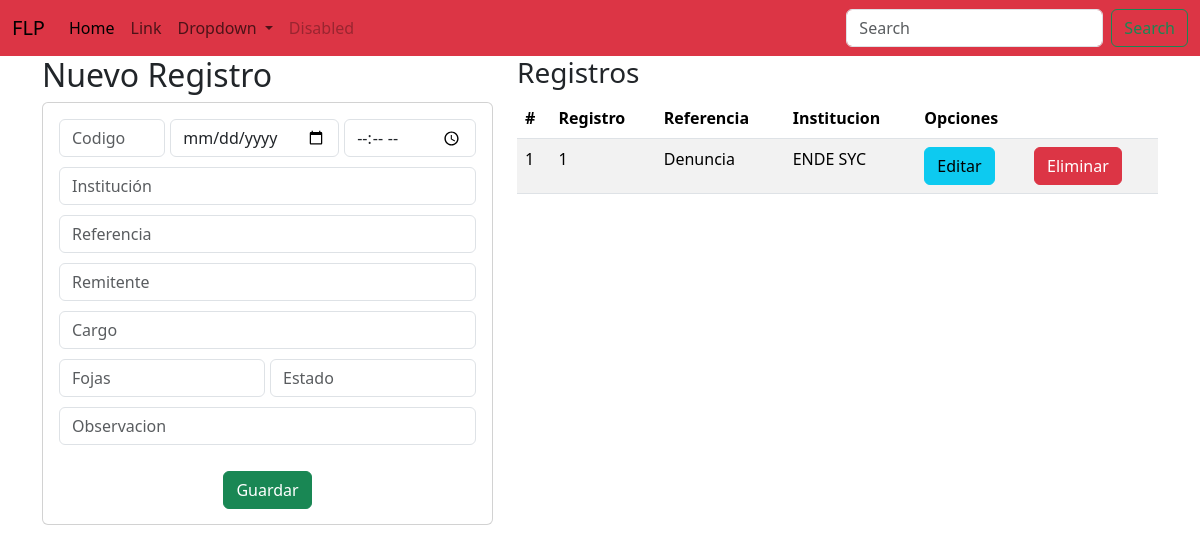
The app's page /, older data.
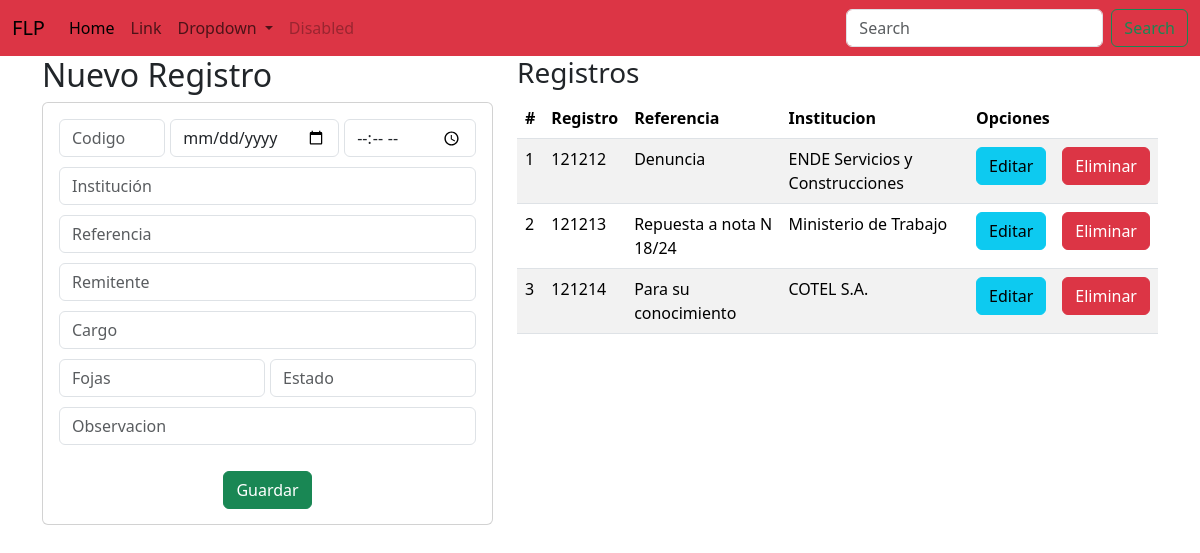
The same page, newer data.
### Aplicaciones/Correspondencia/models.py (models this page shows, shortened)
class Documentos(models.Model):
    codigo = models.CharField(primary_key=True, max_length=5)
    fecha=models.DateField()
    hora = models.TimeField()
    referencia=models.CharField(max_length=255)
    institucion=models.CharField(max_length=100)
    remitente=models.CharField(max_length=30)
    cargoRemitente=models.CharField(max_length=30)
    observacion=models.CharField(max_length=255)
    fojas=models.IntegerField()
    estado=models.CharField(max_length=20)

### Aplicaciones/Correspondencia/views.py (the view)
# urls.py: path('', views.home),
def home(request):
    documentosListados = Documentos.objects.all()
    return render(request, "gestionRecibidos.html", {"documentos":documentosListados})

### Aplicaciones/Correspondencia/templates/gestionRecibidos.html (shortened to what this page needs)
{% extends "./base.html" %}
{% block body %}
<div class="row">
    <div class="col-sm-12 col-md-5 col-lg-5 col-xl-5">
        <h2>Nuevo Registro</h2>
        <div class="card">
            <form action="/registroRecibido/" method="POST">
                <div class="card-body">
                    <div class="form-group" style="margin-bottom: 10px; display: flex; gap: 5px;">
                        <input type="text" id="txtCodigo" name="txtCodigo" class="form-control" placeholder="Codigo"
                            minlength="6" maxlength="6" required>
                        <input type="date" id="fecha" name="fecha" class="form-control" required>
                        <input type="time" id="hora" name="hora" class="form-control" required>
                    </div>
                    <div class="form-group" style="margin-bottom: 10px; display: flex; gap: 5px;">
                        <input type="text" id="institucion" name="institucion" class="form-control"
                            placeholder="Institución" minlength="10" maxlength="50" required>
                    </div>
                    <div class="form-group" style="margin-bottom: 10px;">
                        <input type="text" id="referencia" name="referencia" class="form-control"
                            placeholder="Referencia" minlength="10" maxlength="50" required>
                    </div>
                    <div class="form-group" style="margin-bottom: 10px;">
                        <input type="text" id="remitente" name="remitente" class="form-control" placeholder="Remitente"
                            minlength="10" maxlength="50" required>
                    </div>
                    <div class="form-group" style="margin-bottom: 10px;">
                        <input type="text" id="cargoRemitente" name="cargoRemitente" class="form-control"
                            placeholder="Cargo" minlength="10" maxlength="50" required>
                    </div>
                    <div class="form-group" style="margin-bottom: 10px; display: flex; gap: 5px;">
                        <input type="number" id="fojas" name="fojas" class="form-control" placeholder="Fojas" required>
                        <input type="text" id="estado" name="estado" class="form-control" placeholder="Estado"
                            minlength="10" maxlength="50" required>
                    </div>
                    <div class="form-group" style="margin-bottom: 10px;">
                        <input type="text" id="observacion" name="observacion" class="form-control"
                            placeholder="Observacion" maxlength="50" required>
                    </div>
                </div>
                <div class="form-group" style="text-align: center; margin-bottom: 15px;">
                    <button type="submit" class="btn btn-success btn-block text-white">Guardar</button>
                </div>
            </form>
        </div>
    </div>
    <div class="col-sm-12 col-md-7 col-lg-7 col-xl-7">
        <div class="table-responsive">
            <h3>Registros</h3>
            <table class="table table-striped">
                <thead>
                    <tr style="background-color: #87CEEB; color: white;">
                        <th>#</th>
                        <th>Registro</th>
                        <th>Referencia</th>
                        <th>Institucion</th>
                        <th colspan="2">Opciones</th>
                    </tr>
                </thead>
                <tbody>
                    {% for c in documentos %}
                    <tr>
                        <td>{{forloop.counter}}</td>
                        <td>{{ c.codigo}}</td>
                        <td>{{ c.referencia}}</td>
                        <td>{{ c.institucion}}</td>
                        <td><a href="edicionRecibido/{{c.codigo}}" class="btn btn-info">Editar</a></td>
                        <td><a href="eliminarRecibido/{{c.codigo}}" class="btn btn-danger btnEliminacion">Eliminar</a>
                        </td>
                    </tr>
                    {% endfor %}
                </tbody>
            </table>
        </div>
    </div>
</div>
{% endblock %}

### Aplicaciones/Correspondencia/templates/base.html (shortened to what this page needs)
<!DOCTYPE html>
<html lang="en">
<head>
    {% load static %}
    <link href="https://cdn.jsdelivr.net/npm/bootstrap@5.3.3/dist/css/bootstrap.min.css" rel="stylesheet">
</head>
<body>
    <nav class="navbar navbar-expand-lg bg-danger">
        <div class="container-fluid">
          <a class="navbar-brand" href="#">FLP</a>
          <div class="collapse navbar-collapse" id="navbarSupportedContent">
            <ul class="navbar-nav me-auto mb-2 mb-lg-0">
              <li class="nav-item">
                <a class="nav-link active" aria-current="page" href="#">Home</a>
              </li>
              <li class="nav-item">
                <a class="nav-link" href="#">Link</a>
              </li>
              <li class="nav-item dropdown">
                <a class="nav-link dropdown-toggle" href="#" role="button" data-bs-toggle="dropdown" aria-expanded="false">
                  Dropdown
                </a>
              </li>
              <li class="nav-item">
                <a class="nav-link disabled" aria-disabled="true">Disabled</a>
              </li>
            </ul>
            <form class="d-flex" role="search">
              <input class="form-control me-2" type="search" placeholder="Search" aria-label="Search">
              <button class="btn btn-outline-success" type="submit">Search</button>
            </form>
          </div>
        </div>
      </nav>
      <div class="container">
        {% block body %}
        {% endblock %}
      </div>
</body>
</html>

Row changes from the older to the newer data that the page shows:
removed Documentos: codigo "1", referencia "Denuncia", institucion "ENDE SYC"
added Documentos: codigo "121212", referencia "Denuncia", institucion "ENDE Servicios y Construcciones"
added Documentos: codigo "121213", referencia "Repuesta a nota N 18/24", institucion "Ministerio de Trabajo"
added Documentos: codigo "121214", referencia "Para su conocimiento", institucion "COTEL S.A."
